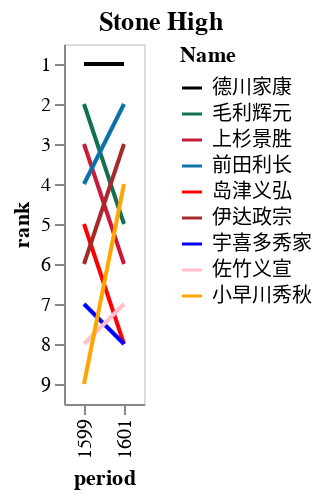

Express this chart as Vega-Lite.
### Vega-Lite specification from a JSON file in a GitHub repository (floating-point values rounded to 4 significant figures)
{"$schema": "https://vega.github.io/schema/vega-lite/v5.json", "title": {"text": "Stone High", "frame": "bounds"}, "data": {"values": [{"Name": "德川家康", "period": "1599", "point": 256}, {"Name": "毛利辉元", "period": "1599", "point": 121}, {"Name": "上杉景胜", "period": "1599", "point": 120}, {"Name": "前田利长", "period": "1599", "point": 84}, {"Name": "岛津义弘", "period": "1599", "point": 60}, {"Name": "伊达政宗", "period": "1599", "point": 59}, {"Name": "宇喜多秀家", "period": "1599", "point": 57}, {"Name": "佐竹义宣", "period": "1599", "point": 54}, {"Name": "小早川秀秋", "period": "1599", "point": 36}, {"Name": "德川家康", "period": "1601", "point": 400}, {"Name": "毛利辉元", "period": "1601", "point": 37}, {"Name": "上杉景胜", "period": "1601", "point": 30}, {"Name": "前田利长", "period": "1601", "point": 119}, {"Name": "岛津义弘", "period": "1601", "point": 0}, {"Name": "伊达政宗", "period": "1601", "point": 62}, {"Name": "宇喜多秀家", "period": "1601", "point": 0}, {"Name": "佐竹义宣", "period": "1601", "point": 20}, {"Name": "小早川秀秋", "period": "1601", "point": 51}]}, "transform": [{"sort": [{"field": "point", "order": "descending"}], "window": [{"op": "rank", "as": "rank"}], "groupby": ["period"]}], "mark": {"type": "line", "orient": "vertical"}, "encoding": {"x": {"field": "period", "type": "ordinal"}, "y": {"field": "rank", "type": "ordinal"}, "color": {"field": "Name", "type": "nominal", "scale": {"domain": ["德川家康", "毛利辉元", "上杉景胜", "前田利长", "岛津义弘", "伊达政宗", "宇喜多秀家", "佐竹义宣", "小早川秀秋"], "range": ["black", "#127153", "#C91A3C", "#0C71AB", "red", "brown", "blue", "pink", "orange"]}}}, "config": {}}
